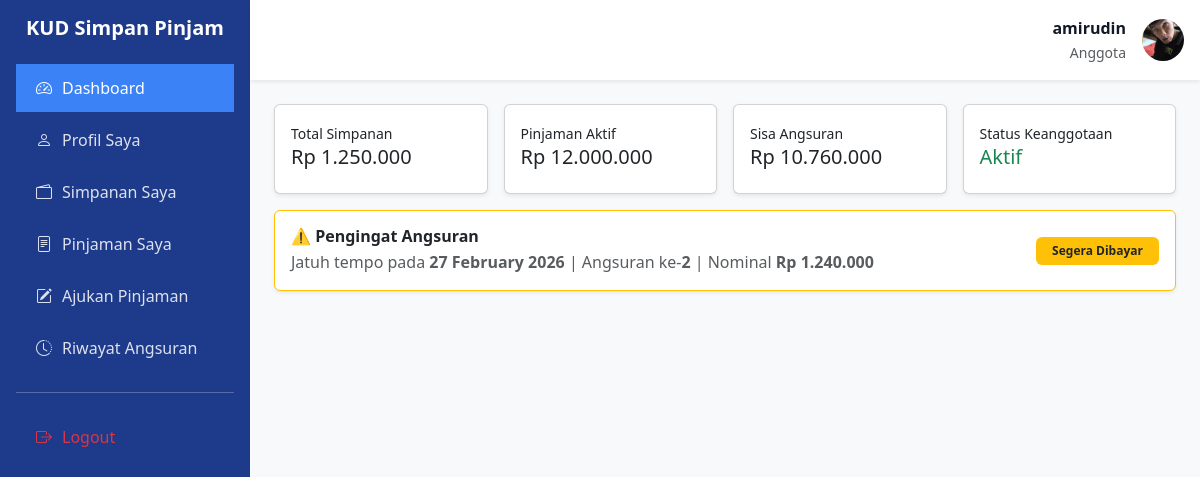
/anggota/dashboard.php (signed in), run on the app's committed database.
### tables this page shows
CREATE TABLE `users` (
  `id_user` int NOT NULL,
  `nama` varchar(100) NOT NULL,
  `username` varchar(50) NOT NULL,
  `email` varchar(100) NOT NULL,
  `password` varchar(255) NOT NULL,
  `role` enum('admin','staf','anggota') NOT NULL DEFAULT 'anggota',
  `created_at` timestamp NULL DEFAULT CURRENT_TIMESTAMP,
  `foto` varchar(255) DEFAULT NULL
);

CREATE TABLE `pengajuan_pinjaman` (
  `id_pengajuan` int NOT NULL,
  `id_anggota` int NOT NULL,
  `tanggal_pengajuan` date NOT NULL,
  `jumlah_pinjaman` decimal(15,2) NOT NULL,
  `tenor` int NOT NULL,
  `bunga` decimal(15,2) NOT NULL,
  `cicilan` decimal(15,2) NOT NULL,
  `status` enum('menunggu','disetujui','ditolak') DEFAULT 'menunggu',
  `created_at` timestamp NULL DEFAULT CURRENT_TIMESTAMP
);

### anggota/helpers/simpanan_data.php (called while the page is built, shortened)
<?php
$qAnggota = mysqli_query($conn, "
    SELECT id_anggota
    FROM anggota
    WHERE id_user = '$id_user'
");
$dataAnggota = mysqli_fetch_assoc($qAnggota);
$id_anggota  = $dataAnggota['id_anggota'] ?? 0;
$qTotal = mysqli_query($conn, "
    SELECT
        SUM(CASE WHEN jenis_simpanan = 'pokok' THEN jumlah ELSE 0 END) AS total_pokok,
        SUM(CASE WHEN jenis_simpanan = 'wajib' THEN jumlah ELSE 0 END) AS total_wajib
    FROM simpanan
    WHERE id_anggota = '$id_anggota'
");
$dataTotal = mysqli_fetch_assoc($qTotal);
$totalPokok = $dataTotal['total_pokok'] ?? 0;
$totalWajib = $dataTotal['total_wajib'] ?? 0;
$totalSimpanan = $totalPokok + $totalWajib;

### anggota/helpers/dashboard_data.php (called while the page is built, shortened)
<?php
$qAnggota = mysqli_query($conn, "
    SELECT id_anggota
    FROM anggota
    WHERE id_user = '$id_user'
");
$dataAnggota = mysqli_fetch_assoc($qAnggota);
$id_anggota = $dataAnggota['id_anggota'] ?? 0;
$statusKeanggotaan  = 'Aktif';
if ($id_anggota) {
    $qPinjaman = mysqli_query($conn, "
        SELECT
            p.id_pengajuan,
            p.jumlah_pinjaman,
            p.cicilan,
            p.tenor,
            p.tanggal_pengajuan
        FROM pengajuan_pinjaman p
        WHERE p.id_anggota = '$id_anggota'
          AND p.status = 'disetujui'
        ORDER BY p.tanggal_pengajuan DESC
        LIMIT 1
    ");
    $pinjaman = mysqli_fetch_assoc($qPinjaman);
    if ($pinjaman) {
        $idPengajuan      = $pinjaman['id_pengajuan'];
        $pinjamanAktif    = $pinjaman['jumlah_pinjaman'];
        $nominalAngsuran  = $pinjaman['cicilan'];
        $tanggalPengajuan = $pinjaman['tanggal_pengajuan'];
        $qAngsuran = mysqli_query($conn, "
            SELECT
                COUNT(*) AS total_bayar,
                COALESCE(SUM(jumlah_bayar), 0) AS total_nominal,
                MAX(angsuran_ke) AS terakhir_ke,
                MAX(tanggal_bayar) AS terakhir_bayar
            FROM angsuran
            WHERE id_pengajuan = '$idPengajuan'
        ");
        $angsuran = mysqli_fetch_assoc($qAngsuran);
        $totalDibayar   = $angsuran['total_nominal'] ?? 0;
        $angsuranTerakhir = $angsuran['terakhir_ke'] ?? 0;
        $tanggalBayarTerakhir = $angsuran['terakhir_bayar'] ?? null;
        $sisaAngsuran = max($pinjamanAktif - $totalDibayar, 0);
        if ($tanggalBayarTerakhir) {
            $angsuranKe = $angsuranTerakhir + 1;
            $jatuhTempo = date(
                'Y-m-d',
                strtotime('+1 month', strtotime($tanggalBayarTerakhir))
            );
        } else {
            $angsuranKe = 1;
            $jatuhTempo = date(
                'Y-m-d',
                strtotime('+1 month', strtotime($tanggalPengajuan))
            );
        }
    }
}

### anggota/dashboard.php (the view, shortened to what this page needs)
<?php
require_once '../config/database.php';
$id_user = $_SESSION['id_user'];
$qUser = mysqli_query($conn, "
    SELECT nama, foto
    FROM users
    WHERE id_user = '$id_user'
");
$user = mysqli_fetch_assoc($qUser);
$fotoProfil = !empty($user['foto'])
    ? "../assets/uploads/profile/" . $user['foto'] . "?v=" . time()
    : "../assets/uploads/profile/default.png";
require_once 'helpers/simpanan_data.php';
require_once 'helpers/dashboard_data.php';
?>
<!DOCTYPE html>
<html lang="id">
<head>
<link href="https://cdn.jsdelivr.net/npm/bootstrap@5.3.3/dist/css/bootstrap.min.css" rel="stylesheet">
<link href="https://cdn.jsdelivr.net/npm/bootstrap-icons/font/bootstrap-icons.css" rel="stylesheet">
<link rel="stylesheet" href="../assets/style.css">
</head>
<body>
<div class="d-flex min-vh-100">
<aside class="sidebar p-3">
  <h5 class="fw-bold text-center mb-4">KUD Simpan Pinjam</h5>
  <ul class="nav flex-column gap-1">
    <li class="nav-item"><a class="nav-link active" href="dashboard.php"><i class="bi bi-speedometer2"></i> Dashboard</a></li>
    <li class="nav-item"><a class="nav-link" href="profil.php"><i class="bi bi-person"></i> Profil Saya</a></li>
    <li class="nav-item"><a class="nav-link" href="simpanan.php"><i class="bi bi-wallet2"></i> Simpanan Saya</a></li>
    <li class="nav-item"><a class="nav-link" href="pinjaman.php"><i class="bi bi-file-text"></i> Pinjaman Saya</a></li>
    <li class="nav-item"><a class="nav-link" href="ajukan_pinjaman.php"><i class="bi bi-pencil-square"></i> Ajukan Pinjaman</a></li>
    <li class="nav-item"><a class="nav-link" href="angsuran.php"><i class="bi bi-clock-history"></i> Riwayat Angsuran</a></li>
    <hr>
    <li class="nav-item"><a class="nav-link text-danger" href="../auth/logout.php"><i class="bi bi-box-arrow-right"></i> Logout</a></li>
  </ul>
</aside>
<main class="flex-fill bg-light">
<div class="d-flex justify-content-end align-items-center p-3 bg-white shadow-sm">
  <div class="text-end me-3">
    <div class="fw-semibold"><?= htmlspecialchars($user['nama']) ?></div>
    <small class="text-muted">Anggota</small>
  </div>
  <img src="<?= $fotoProfil ?>" class="rounded-circle" width="42" height="42" style="object-fit:cover;">
</div>
<div class="container-fluid p-4">
<div class="row g-3 mb-3">
  <div class="col-md-3"><div class="card shadow-sm"><div class="card-body"><small>Total Simpanan</small><h5>Rp <?= number_format($totalSimpanan,0,',','.') ?></h5></div></div></div>
  <div class="col-md-3"><div class="card shadow-sm"><div class="card-body"><small>Pinjaman Aktif</small><h5>Rp <?= number_format($pinjamanAktif,0,',','.') ?></h5></div></div></div>
  <div class="col-md-3"><div class="card shadow-sm"><div class="card-body"><small>Sisa Angsuran</small><h5>Rp <?= number_format($sisaAngsuran,0,',','.') ?></h5></div></div></div>
  <div class="col-md-3"><div class="card shadow-sm"><div class="card-body"><small>Status Keanggotaan</small><h5 class="text-success"><?= $statusKeanggotaan ?></h5></div></div></div>
</div>
<?php if ($jatuhTempo && $sisaAngsuran > 0): ?>
<div class="row">
  <div class="col-12">
    <div class="card border-warning shadow-sm">
      <div class="card-body d-flex justify-content-between align-items-center flex-wrap">
        <div>
          <h6 class="fw-bold mb-1">⚠️ Pengingat Angsuran</h6>
          <span class="text-muted">
            Jatuh tempo pada <strong><?= date('d F Y', strtotime($jatuhTempo)) ?></strong> |
            Angsuran ke-<strong><?= $angsuranKe ?></strong> |
            Nominal <strong>Rp <?= number_format($nominalAngsuran,0,',','.') ?></strong>
          </span>
        </div>
        <span class="badge bg-warning text-dark px-3 py-2">Segera Dibayar</span>
      </div>
    </div>
  </div>
</div>
<?php endif; ?>
</div>
</main>
</div>
</body>
</html>

### assets/style.css (style rules this page uses)
:root { --primary-blue: #1E3A8A; --secondary-blue: #3B82F6; --background-light: #F3F4F6; --card-white: #FFFFFF; --card-border: #E5E7EB; --success-green: #16A34A; --text-dark: #111827; --text-muted: #6B7280; }
* { margin: 0; padding: 0; box-sizing: border-box; }
body { font-family: system-ui, -apple-system, "Segoe UI", Roboto, Arial, sans-serif; background-color: var(--background-light); color: var(--text-dark); }
a { text-decoration: none; color: inherit; }
.sidebar { width: 250px; min-height: 100vh; background-color: var(--primary-blue); color: #fff; }
.sidebar .nav-link { color: rgba(255, 255, 255, 0.85); padding: 12px 20px; display: flex; align-items: center; gap: 10px; }
.sidebar .nav-link.active { background-color: var(--secondary-blue); color: #fff; font-weight: 500; }

### data on the page
users: nama "amirudin", foto (picture)
pengajuan_pinjaman: jumlah_pinjaman "12.000.000", cicilan "1.240.000"

### other printed values
$totalSimpanan "1.250.000"
$sisaAngsuran "10.760.000"
$statusKeanggotaan "Aktif"
date('d F Y', strtotime($jatuhTempo)) "27 February 2026"
$angsuranKe "2"
